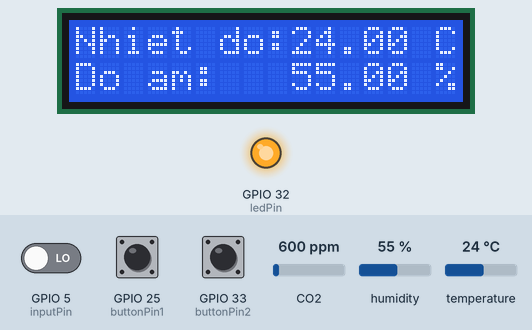
Bench run of a sketch on a simulated ESP32. On the bench: 16×2 character LCD, output pins drawn as LEDs (lit = HIGH). The test bench sets the inputs (shaded band); at power-on: GPIO 33 (buttonPin2) LOW, CO2 600 ppm, GPIO 25 (buttonPin1) LOW, humidity 55 %, GPIO 5 (inputPin) LOW, temperature 24 °C. What the sketch prints to the serial monitor is not drawn.

Above: at 1.2 s.
1.3 s: GPIO 33 (buttonPin2) pulled HIGH for 1.25 s
At 3.5 s:
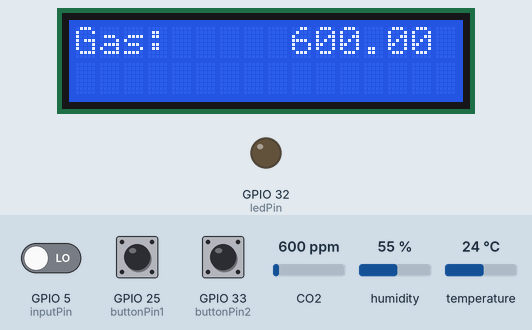
4.0 s: CO2 set to 452 ppm
At 4.6 s:
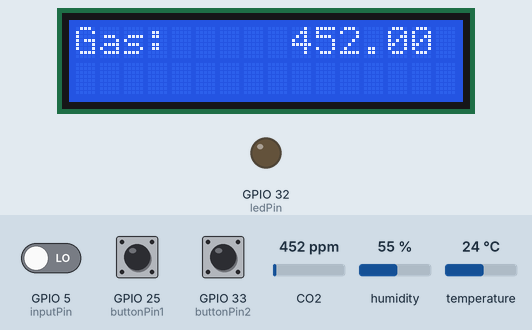
5.7 s: CO2 set to 1050 ppm
At 6.9 s:
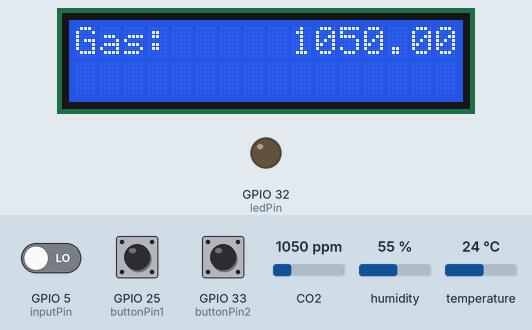
7.8 s: CO2 set to 1700 ppm
At 9.3 s:
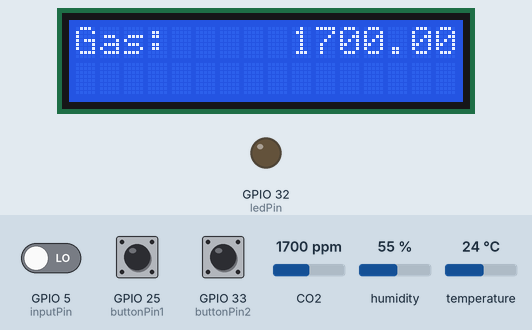
9.8 s: GPIO 25 (buttonPin1) pulled HIGH for 1.25 s
At 11.1 s:
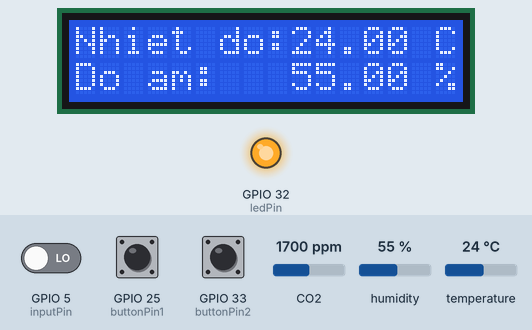
12.5 s: humidity set to 22 %
At 14.9 s:
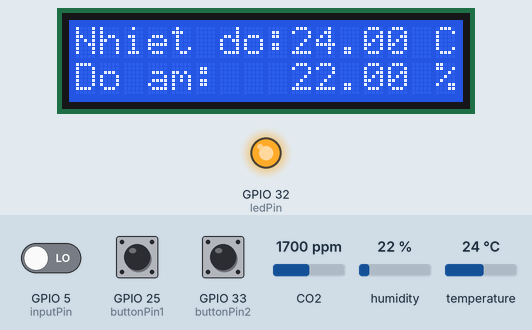
Timing chart, 0 to 16.4 s (numbered marks = the images above; inputs shaded):
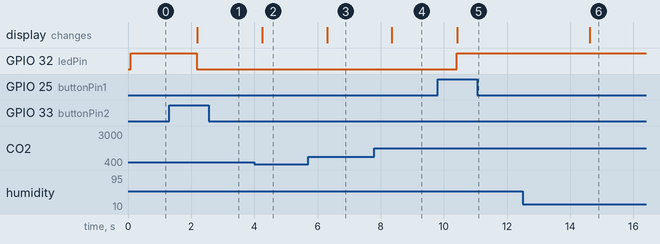

Measured:
- after the input at 1.3 s, GPIO 32 (ledPin): HIGH → LOW after 0.88 s; the display: changes after 0.89 s (image 1)
- after the input at 4.0 s, the display: changes after 0.25 s (image 2)
- after the input at 5.7 s, the display: changes after 0.60 s (image 3)
- after the input at 7.8 s, the display: changes after 0.56 s (image 4)
- after the input at 9.8 s, GPIO 32 (ledPin): LOW → HIGH after 0.60 s; the display: changes after 0.63 s (image 5)
- after the input at 12.5 s, the display: changes after 2.1 s (image 6)

The sketch:

test_aijam.ino
```cpp
#include "DHT.h"
#include <Wire.h>
#include <LiquidCrystal_I2C.h>
#include <MQ135.h>
// #include <WiFi.h>
// #include <ThingSpeak.h>
// WiFiClient client;

LiquidCrystal_I2C lcd(0x27,16,2);


#define PIN_MQ135 34
MQ135 mq135_sensor = MQ135(PIN_MQ135);

// #define SECRET_SSID "BkStar"
// #define SECRET_PASS "Phuc4321"
// #define SECRET_CH_ID 2209662
// #define SECRET_WRITE_APIKEY "9XYZGFXL97JX0L6I"

// char ssid[] = SECRET_SSID;   // your network SSID (name)
// char pass[] = SECRET_PASS;   // your network password
// int keyIndex = 0;            // your network key Index number (needed only for WEP)
// unsigned long myChannelNumber = SECRET_CH_ID;
// const char * myWriteAPIKey = SECRET_WRITE_APIKEY;

const int buttonPin2 = 33;
const int buttonPin1 = 25;
const int ledPin = 32;
const int dhtPin = 18;
DHT dht(dhtPin, DHT11);
int inputPin = 5;
int pirState = LOW;
int val = 0;
const int DHTTYPE = DHT11;

void setup() {
  Serial.begin(9600);
  // WiFi.mode(WIFI_STA);
  // ThingSpeak.begin(client);
  pinMode(buttonPin1, INPUT);
  pinMode(buttonPin2, INPUT);
  pinMode(inputPin, INPUT);
  pinMode(ledPin, OUTPUT);
  lcd.init();
  lcd.backlight();
  dht.begin();
}

int lcd_state_display = 0;

void loop() {
  // if(WiFi.status() != WL_CONNECTED)
  //  {
  //   Serial.print("Attempting to connect to SSID: ");
  //   Serial.println(SECRET_SSID);
  //   while(WiFi.status() != WL_CONNECTED){
  //     WiFi.begin(ssid, pass);
  //     Serial.print(".");
  //     delay(5000);
  //   }
  //   Serial.println("\nConnected.");
  // }
  // ThingSpeak.begin(client);
  int buttonStatus1 = digitalRead(buttonPin1);
  int buttonStatus2 = digitalRead(buttonPin2);
  float t = dht.readTemperature();
  float h = dht.readHumidity();
  float gas_ppm_f = mq135_sensor.getCorrectedPPM(t, h);
  if (isnan(t)) {
    Serial.println("Failed to read temperature from DHT sensor!");
    return;
  }
  val = digitalRead(inputPin);
  Serial.println(val);
  if(buttonStatus1==1){
    lcd_state_display = 0;
  }
  if(buttonStatus2==1){
    lcd_state_display = 1;
  }

  if(lcd_state_display == 0){
    lcd.clear();
    Serial.println("BT1");
    digitalWrite(ledPin, HIGH);
    lcd.print("Nhiet do: ");
    lcd.setCursor(9,0);
    lcd.print(t);
    lcd.print(" ");
    lcd.print("C");
    lcd.setCursor(0,1);
    lcd.print("Do am: ");
    lcd.setCursor(9,1);
    lcd.print(h);
    lcd.print(" %");
    delay(1000);
  }
  if(lcd_state_display == 1){
    Serial.println("BT2");
    digitalWrite(ledPin, LOW);
    lcd.clear();
    lcd.setCursor(0,0);
    lcd.print("Gas: ");
    lcd.setCursor(9,0);
    lcd.print(gas_ppm_f);
    delay(1000);
  }
  // int x1 = ThingSpeak.writeField(myChannelNumber, 1, t, myWriteAPIKey);
  // int x2 = ThingSpeak.writeField(myChannelNumber, 2, h, myWriteAPIKey);
  // int x3 = ThingSpeak.writeField(myChannelNumber, 3, gas_ppm_f, myWriteAPIKey);
  // int x4 = ThingSpeak.writeField(myChannelNumber, 4, val, myWriteAPIKey);
}
```
